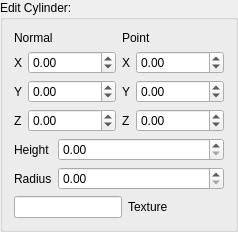
          <widget class="QGroupBox" name="plane_gb_cyl">
           <property name="sizePolicy">
            <sizepolicy hsizetype="Preferred" vsizetype="Maximum">
             <horstretch>0</horstretch>
             <verstretch>0</verstretch>
            </sizepolicy>
           </property>
           <property name="minimumSize">
            <size>
             <width>0</width>
             <height>0</height>
            </size>
           </property>
           <property name="title">
            <string>Edit Cylinder:</string>
           </property>
           <layout class="QVBoxLayout" name="verticalLayout_11">
            <item>
             <layout class="QGridLayout" name="gridLayout_11">
              <item row="0" column="0" colspan="2">
               <widget class="QLabel" name="label_72">
                <property name="text">
                 <string>Normal</string>
                </property>
               </widget>
              </item>
              <item row="0" column="2" colspan="2">
               <widget class="QLabel" name="label_73">
                <property name="text">
                 <string>Point</string>
                </property>
               </widget>
              </item>
              <item row="1" column="0">
               <widget class="QLabel" name="label_74">
                <property name="text">
                 <string>X</string>
                </property>
               </widget>
              </item>
              <item row="1" column="1">
               <widget class="QDoubleSpinBox" name="normx_3">
                <property name="minimum">
                 <double>-10000000.000000000000000</double>
                </property>
                <property name="maximum">
                 <double>100000.000000000000000</double>
                </property>
               </widget>
              </item>
              <item row="1" column="2">
               <widget class="QLabel" name="label_75">
                <property name="text">
                 <string>X</string>
                </property>
               </widget>
              </item>
              <item row="1" column="3">
               <widget class="QDoubleSpinBox" name="ptx_3">
                <property name="minimum">
                 <double>-10000000.000000000000000</double>
                </property>
                <property name="maximum">
                 <double>100000.000000000000000</double>
                </property>
               </widget>
              </item>
              <item row="2" column="0">
               <widget class="QLabel" name="label_76">
                <property name="text">
                 <string>Y</string>
                </property>
               </widget>
              </item>
              <item row="2" column="1">
               <widget class="QDoubleSpinBox" name="normy_3">
                <property name="minimum">
                 <double>-1000000.000000000000000</double>
                </property>
                <property name="maximum">
                 <double>100000.000000000000000</double>
                </property>
               </widget>
              </item>
              <item row="2" column="2">
               <widget class="QLabel" name="label_77">
                <property name="text">
                 <string>Y</string>
                </property>
               </widget>
              </item>
              <item row="2" column="3">
               <widget class="QDoubleSpinBox" name="pty_3">
                <property name="minimum">
                 <double>-10000000.000000000000000</double>
                </property>
                <property name="maximum">
                 <double>100000.000000000000000</double>
                </property>
               </widget>
              </item>
              <item row="3" column="0">
               <widget class="QLabel" name="label_78">
                <property name="text">
                 <string>Z</string>
                </property>
               </widget>
              </item>
              <item row="3" column="1">
               <widget class="QDoubleSpinBox" name="normz_3">
                <property name="minimum">
                 <double>-10000000.000000000000000</double>
                </property>
                <property name="maximum">
                 <double>100000.000000000000000</double>
                </property>
               </widget>
              </item>
              <item row="3" column="2">
               <widget class="QLabel" name="label_79">
                <property name="text">
                 <string>Z</string>
                </property>
               </widget>
              </item>
              <item row="3" column="3">
               <widget class="QDoubleSpinBox" name="ptz_3">
                <property name="minimum">
                 <double>-10000000.000000000000000</double>
                </property>
                <property name="maximum">
                 <double>100000.000000000000000</double>
                </property>
               </widget>
              </item>
             </layout>
            </item>
            <item>
             <layout class="QFormLayout" name="formLayout_8">
              <item row="0" column="0">
               <widget class="QLabel" name="label_57">
                <property name="text">
                 <string>Height</string>
                </property>
               </widget>
              </item>
              <item row="0" column="1">
               <widget class="QDoubleSpinBox" name="cyl_h_2">
                <property name="maximum">
                 <double>1000000.000000000000000</double>
                </property>
               </widget>
              </item>
              <item row="1" column="0">
               <widget class="QLabel" name="label_59">
                <property name="text">
                 <string>Radius</string>
                </property>
               </widget>
              </item>
              <item row="1" column="1">
               <widget class="QDoubleSpinBox" name="cyl_rad_2">
                <property name="maximum">
                 <double>100000.000000000000000</double>
                </property>
               </widget>
              </item>
             </layout>
            </item>
            <item>
             <layout class="QFormLayout" name="formLayout_9">
              <item row="0" column="0">
               <widget class="QLineEdit" name="texture_2_cyl"/>
              </item>
              <item row="0" column="1">
               <widget class="QLabel" name="label_84">
                <property name="text">
                 <string>Texture</string>
                </property>
               </widget>
              </item>
             </layout>
            </item>
           </layout>
          </widget>
